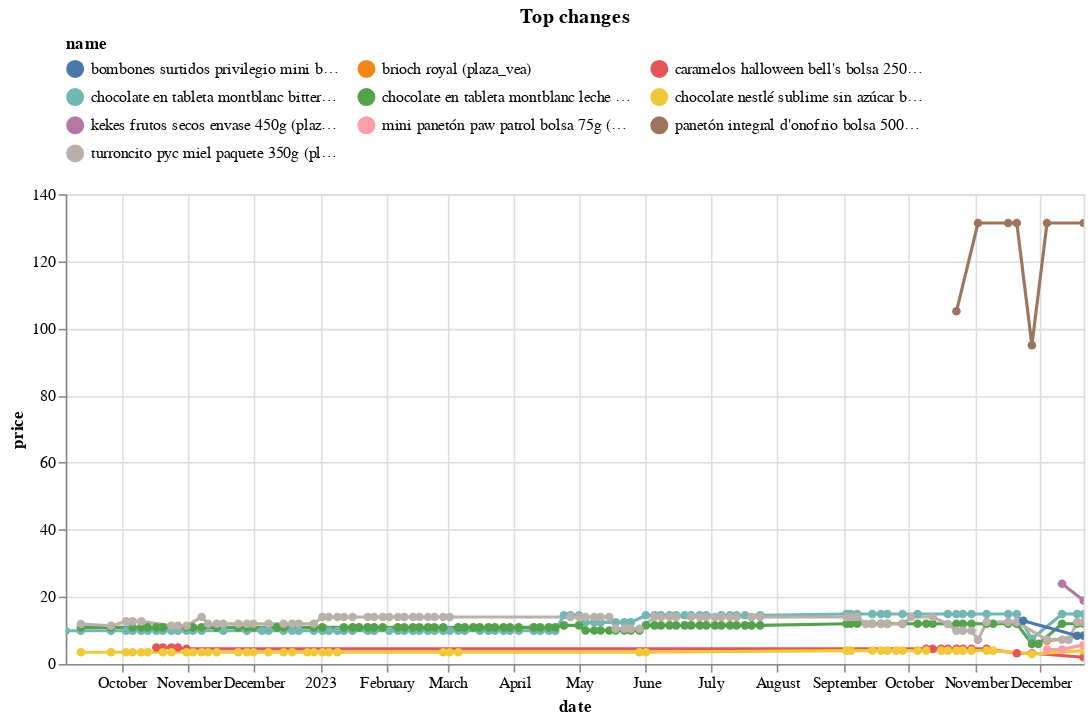

Here is the notebook cell this chart was saved with:
### Code cell
top_changes.head(10).pipe(plot_changes, 'Top changes')

### Figure 1 — Vega-Lite specification as saved in the notebook (floating-point values rounded to 4 significant figures; data arrays with more than 128 entries replaced by an {"elided": "..."} marker saying what was removed)
{"config": {"view": {"continuousWidth": 300, "continuousHeight": 300}, "legend": {"columns": 3, "orient": "top"}}, "data": {"name": "data-1b616eb2482fb37a9388f540acc000d9"}, "mark": {"type": "line", "point": true}, "encoding": {"color": {"field": "name", "scale": {"domain": ["bombones surtidos privilegio mini bastón strawberry pote 40g (plaza_vea)", "brioch royal (plaza_vea)", "caramelos halloween bell's bolsa 250g (plaza_vea)", "chocolate en tableta montblanc bitter caja 80g (plaza_vea)", "chocolate en tableta montblanc leche caja 80g (plaza_vea)", "chocolate nestlé sublime sin azúcar bolsa 38g (plaza_vea)", "kekes frutos secos envase 450g (plaza_vea)", "mini panetón paw patrol bolsa 75g (plaza_vea)", "panetón integral d'onofrio bolsa 500g paquete 6un (plaza_vea)", "turroncito pyc miel paquete 350g (plaza_vea)"]}, "type": "nominal"}, "tooltip": [{"field": "name", "type": "nominal"}, {"field": "price", "type": "quantitative"}, {"field": "last_price", "type": "quantitative"}], "x": {"field": "date", "type": "temporal"}, "y": {"field": "price", "type": "quantitative"}}, "params": [{"name": "param_1", "select": {"type": "point", "fields": ["name"]}, "bind": "legend"}, {"name": "param_2", "select": {"type": "interval", "encodings": ["x", "y"]}, "bind": "scales"}], "title": "Top changes", "transform": [{"filter": {"param": "param_1"}}], "width": 650, "$schema": "https://vega.github.io/schema/vega-lite/v5.16.3.json", "datasets": {"data-1b616eb2482fb37a9388f540acc000d9": {"elided": "347 records"}}}
